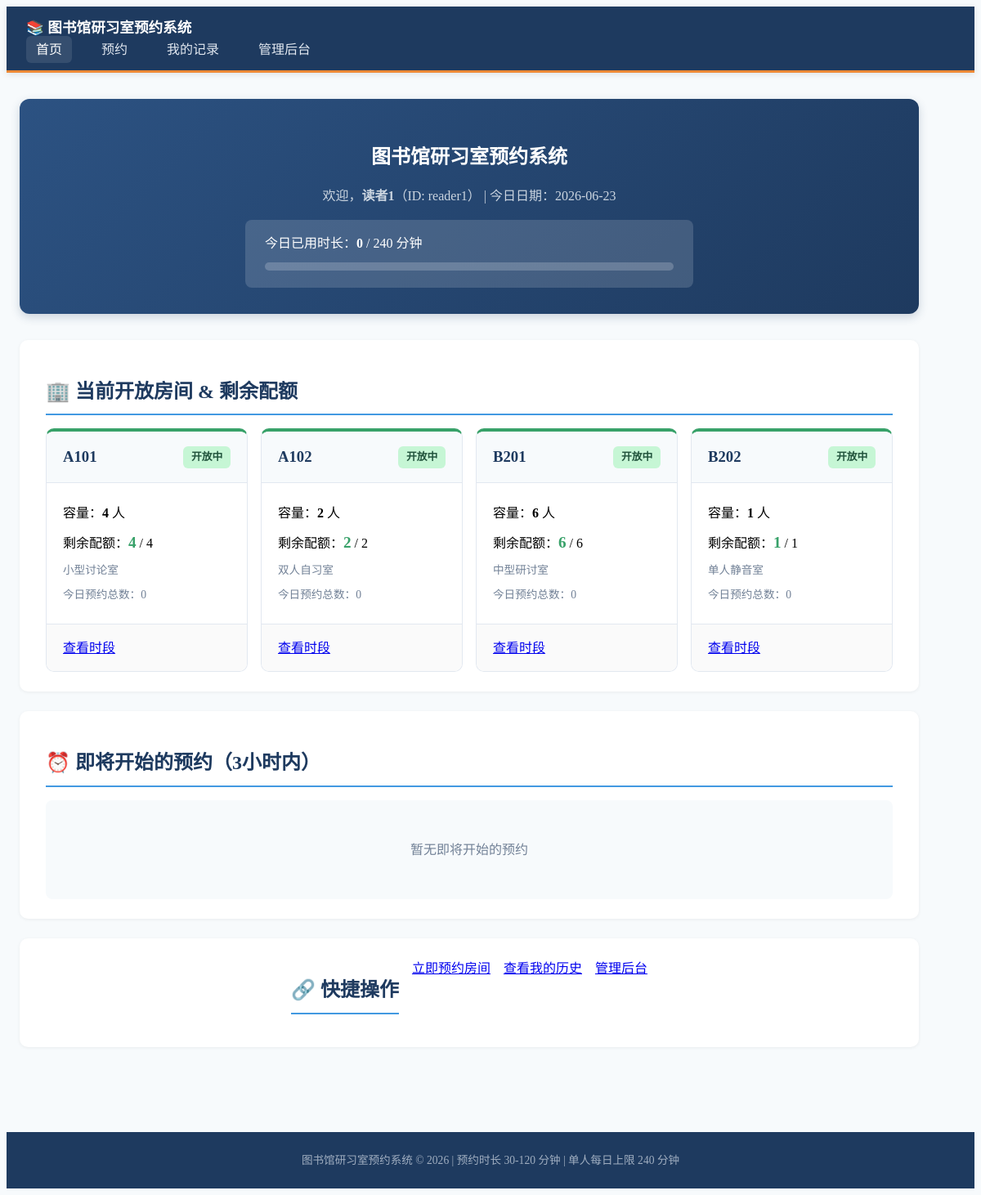
Before: / with the older database file.
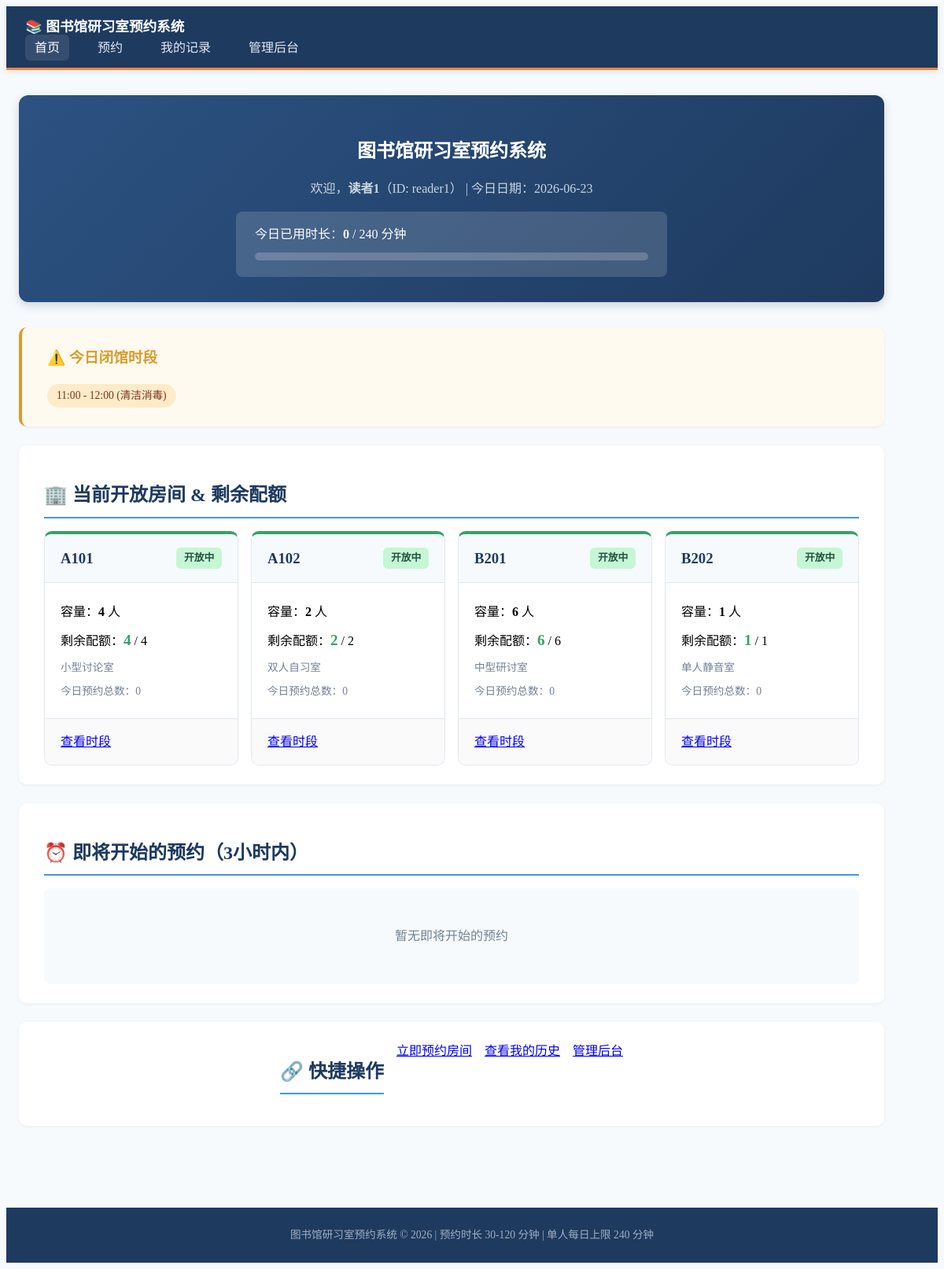
After: the same page with the newer database file.
### models.py (models this page shows)
class Room(Base):
    __tablename__ = "rooms"
    id = Column(Integer, primary_key=True, index=True)
    name = Column(String(100), nullable=False)
    capacity = Column(Integer, nullable=False, default=1)
    is_active = Column(Boolean, default=True)
    description = Column(String(500), nullable=True)
    bookings = relationship("Booking", back_populates="room")
    waitlist_entries = relationship("WaitlistEntry", back_populates="room", order_by="WaitlistEntry.created_at")

class ClosedPeriod(Base):
    __tablename__ = "closed_periods"
    id = Column(Integer, primary_key=True, index=True)
    date = Column(String(10), nullable=False, index=True)
    start_time = Column(String(5), nullable=False)
    end_time = Column(String(5), nullable=False)
    reason = Column(String(200), nullable=True)

### main.py (the view)
@app.get("/", response_class=HTMLResponse)
async def home(request: Request, user_id: str = "reader1", user_name: str = "读者1", db: Session = Depends(get_db)):
    today = date.today()
    today_str = today.strftime("%Y-%m-%d")
    now = datetime.now()
    active_rooms = db.query(Room).filter(Room.is_active == True).all()
    room_status = []
    for room in active_rooms:
        current_bookings = db.query(Booking).filter(
            Booking.room_id == room.id,
            Booking.status == "active",
            Booking.start_time <= now,
            Booking.end_time > now
        ).count()
        remaining = room.capacity - current_bookings
        total_bookings_today = db.query(Booking).filter(
            Booking.room_id == room.id,
            Booking.status == "active",
            Booking.start_time >= datetime(today.year, today.month, today.day),
            Booking.start_time < datetime(today.year, today.month, today.day) + timedelta(days=1)
        ).count()
        room_status.append({
            "room": room,
            "remaining": remaining,
            "total_today": total_bookings_today,
            "is_open": remaining > 0
        })
    upcoming_bookings = db.query(Booking).filter(
        Booking.status == "active",
        Booking.start_time > now,
        Booking.start_time < now + timedelta(hours=3)
    ).order_by(Booking.start_time).all()
    closed_periods = db.query(ClosedPeriod).filter(ClosedPeriod.date == today_str).all()
    user_minutes = get_user_daily_minutes(db, user_id, today_str)
    return templates.TemplateResponse("index.html", {
        "request": request,
        "room_status": room_status,
        "upcoming_bookings": upcoming_bookings,
        "closed_periods": closed_periods,
        "today_str": today_str,
        "user_id": user_id,
        "user_name": user_name,
        "user_minutes": user_minutes,
        "max_daily_minutes": MAX_DAILY_MINUTES
    })

### templates/index.html (shortened to what the changed rows need)
<!DOCTYPE html>
<html lang="zh-CN">
<head>
    <link rel="stylesheet" href="https://cdn.jsdelivr.net/npm/@picocss/pico@1/css/pico.min.css">
    <link rel="stylesheet" href="/static/style.css">
</head>
<body>
    <main class="container">
        <section class="header-section">
            <h1>图书馆研习室预约系统</h1>
        </section>
        {% if closed_periods %}
        <section class="closed-section">
            <h3>⚠️ 今日闭馆时段</h3>
            <div class="closed-list">
                {% for cp in closed_periods %}
                <span class="badge closed-badge">{{ cp.start_time }} - {{ cp.end_time }} ({{ cp.reason }})</span>
                {% endfor %}
            </div>
        </section>
        {% endif %}
        <section class="rooms-section">
            <h2>🏢 当前开放房间 & 剩余配额</h2>
            <div class="room-grid">
                {% for rs in room_status %}
                <article class="room-card {% if rs.is_open %}card-open{% else %}card-full{% endif %}">
                    <header>
                        <h3>{{ rs.room.name }}</h3>
                        {% if rs.is_open %}
                        <span class="status-badge status-open">开放中</span>
                        {% else %}
                        <span class="status-badge status-full">已满</span>
                        {% endif %}
                    </header>
                    <div class="room-info">
                        <p>容量：<strong>{{ rs.room.capacity }}</strong> 人</p>
                        <p>剩余配额：<strong class="{% if rs.remaining > 0 %}text-success{% else %}text-danger{% endif %}">{{ rs.remaining }}</strong> / {{ rs.room.capacity }}</p>
                        <p class="muted small">{{ rs.room.description }}</p>
                        <p class="small muted">今日预约总数：{{ rs.total_today }}</p>
                    </div>
                    <footer>
                        <a href="/book?user_id={{ user_id }}&user_name={{ user_name }}&room_id={{ rs.room.id }}&selected_date={{ today_str }}" role="button" class="secondary">
                            查看时段
                        </a>
                    </footer>
                </article>
                {% endfor %}
            </div>
        </section>
        <section class="upcoming-section">
            <h2>⏰ 即将开始的预约（3小时内）</h2>
        </section>
        <section class="quick-links">
            <h2>🔗 快捷操作</h2>
        </section>
    </main>
</body>
</html>

Changed rows visible on the page:
added ClosedPeriod: start_time "11:00", end_time "12:00", reason "清洁消毒"
Other visible differences:
text now shown: "⚠️ 今日闭馆时段"
